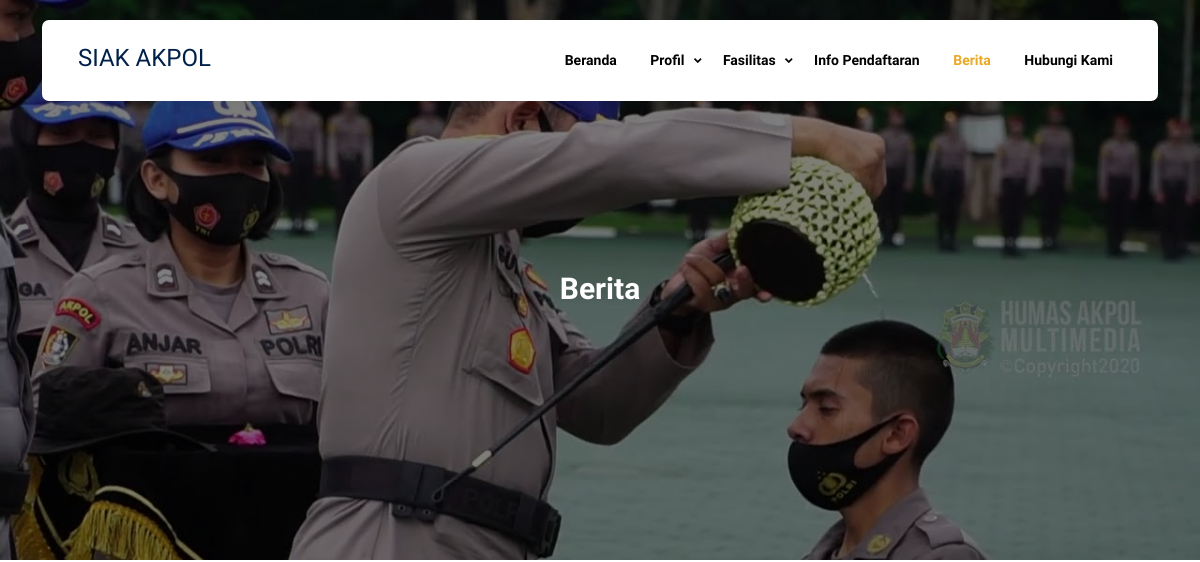
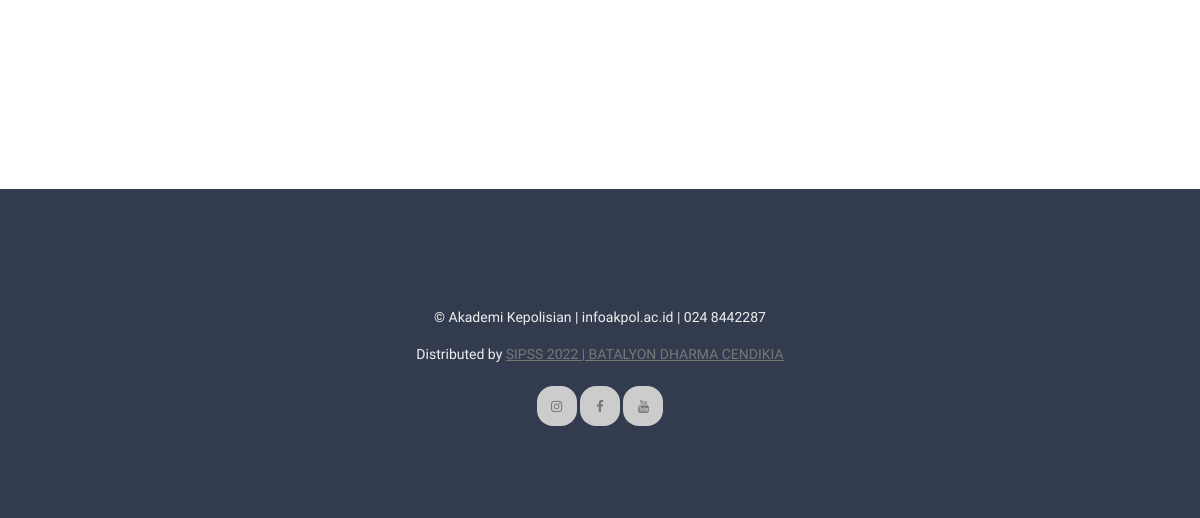
The app's page /index.php/berita, older data (2 pictures, top to bottom).
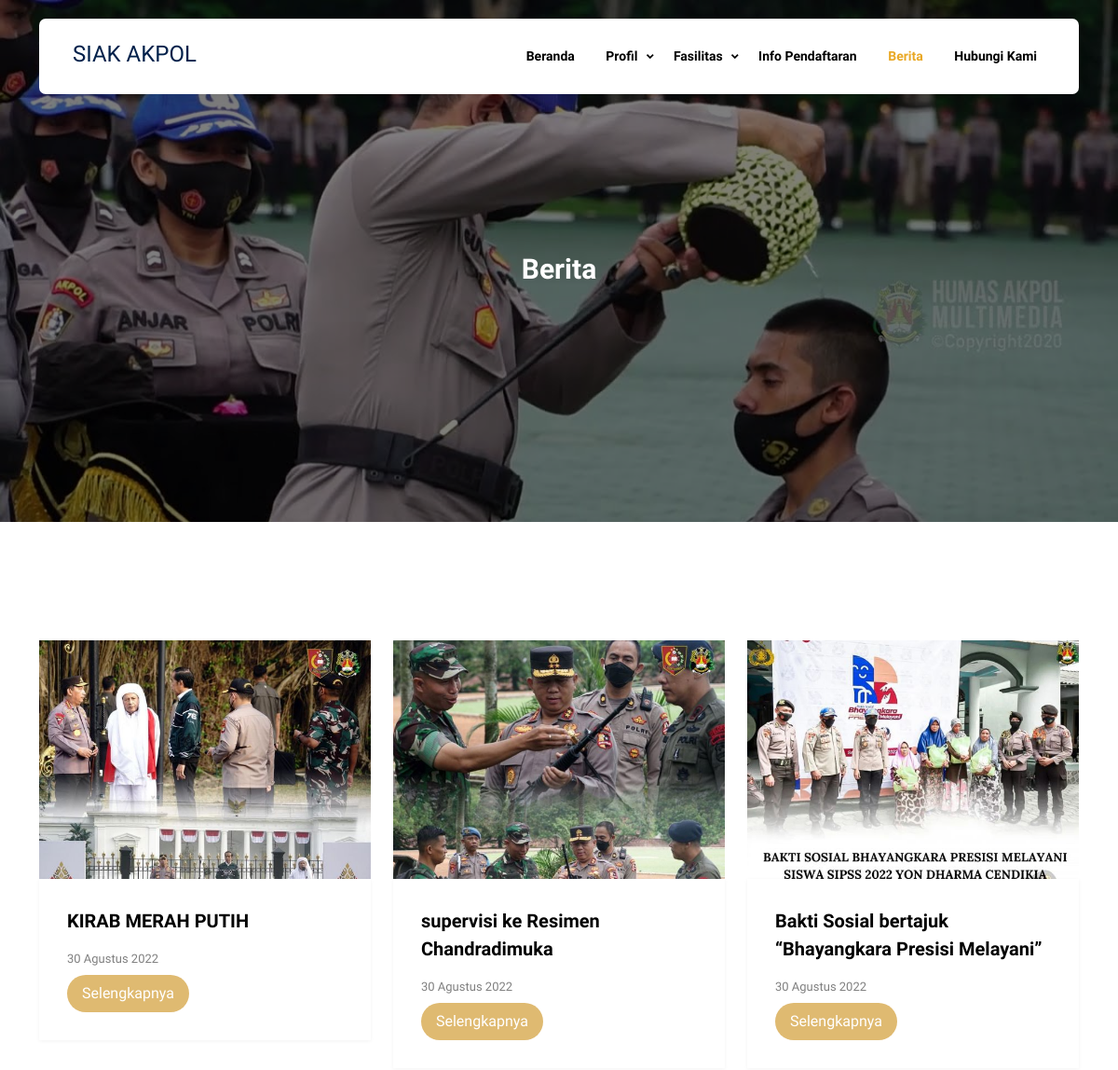
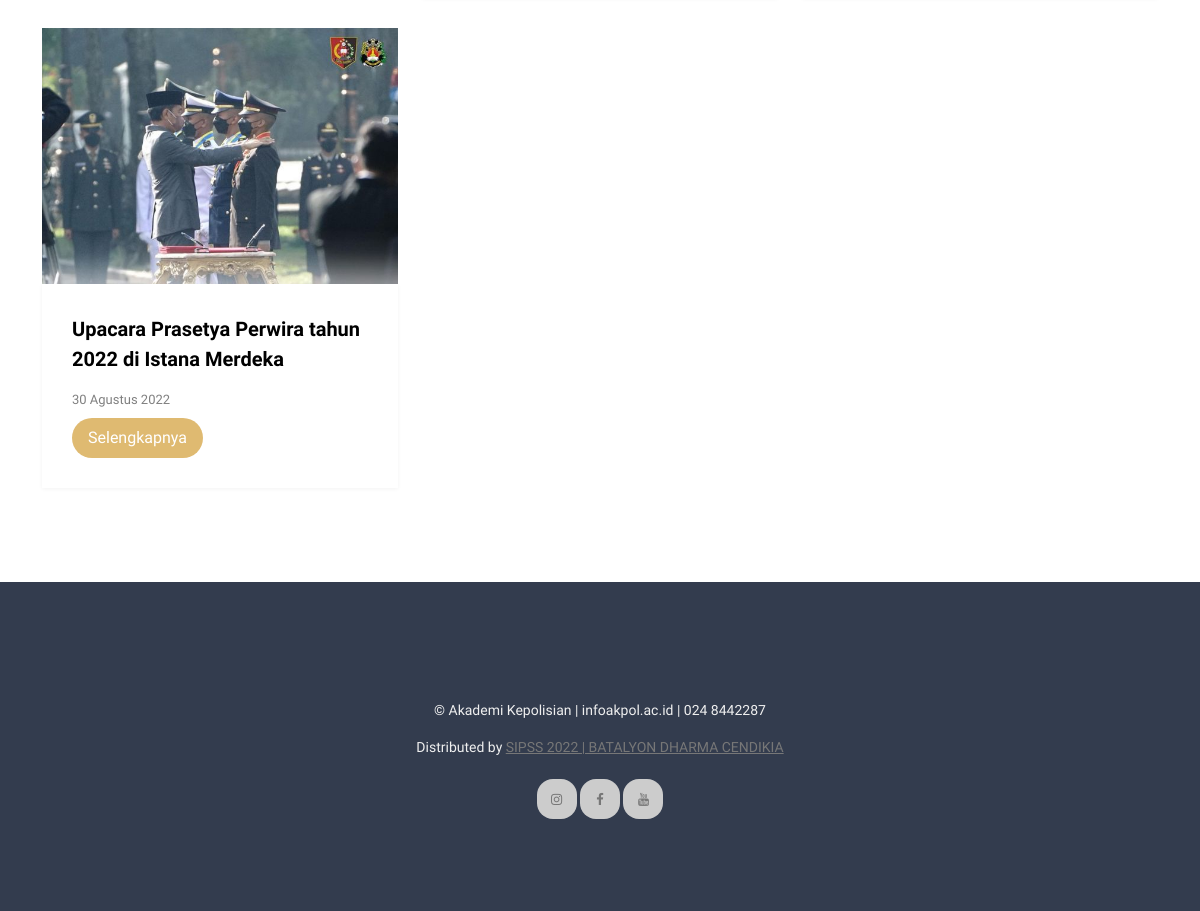
The same page, newer data (2 pictures, top to bottom).
### tables this page shows
CREATE TABLE `berita` (
  `id` int(11) NOT NULL,
  `judul` varchar(300) NOT NULL,
  `isi` text NOT NULL,
  `img_cover` varchar(300) NOT NULL,
  `created_at` timestamp NOT NULL DEFAULT current_timestamp() ON UPDATE current_timestamp()
);

### application/views/user/layout/wrapper.php (called while the page is built)
<?php
require_once('head.php');
require_once('header.php');
require_once('content.php');
require_once('footer.php');
?>

### application/controllers/Berita.php (called while the page is built, shortened)
<?php
class Berita extends CI_Controller {
	function __construct(){
        $this->load->model('M_fasilitas');
        $this->load->model('M_berita');
    }
	public function index()
	{
		$data = array(	'title'		=> 'Berita',
						'active'	=> 'Berita',
						'isi'		=> 'user/berita/list',
						'fas' 		=> $this->M_fasilitas->tampil_fasilitas(),
						'jum'		=> $this->M_berita->jum(),
						'data'		=> $this->M_berita->tampilData());
		$this->load->view('user/layout/wrapper', $data, FALSE);
	}
}

### index.php (called while the page is built, shortened)
<?php
require_once BASEPATH.'core/CodeIgniter.php';

### application/views/user/layout/content.php (called while the page is built)
<?php
  if ($isi) {
    $this->load->view($isi);
  }
?>

### application/models/M_fasilitas.php (called while the page is built, shortened)
<?php
class M_fasilitas extends CI_Model {
   function tampil_fasilitas(){
    return $this->db->query('SELECT * FROM fasilitas')->result_array();
   }
}

### application/models/M_berita.php (called while the page is built, shortened)
<?php
class M_berita extends CI_Model {
   function tampilData(){
        return $this->db->query('SELECT * FROM berita')->result_array();
   }
   function jum()
   {
       return $this->db->get('berita')->num_rows();
   }
}

### application/helpers/tanggalindo_helper.php (called while the page is built, shortened)
<?php  if ( ! defined('BASEPATH')) exit('No direct script access allowed');
    if ( ! function_exists('tgl_indo'))
    {
        function date_indo($tgl)
        {
            $ubah = gmdate($tgl, time()+60*60*8);
            $pecah = explode("-",$ubah);
            $tanggal = $pecah[2];
            $bulan = bulan($pecah[1]);
            $tahun = $pecah[0];
            return $tanggal.' '.$bulan.' '.$tahun;
        }
    }
    if ( ! function_exists('bulan'))
    {
        function bulan($bln)
        {
            switch ($bln)
            {
                case 8:
                    return "Agustus";
                    break;
            }
        }
    }

### application/views/user/berita/list.php (the view, shortened to what this page needs)
<div
      class="hero page-inner overlay"
      style="background-image: url('<?= base_url() ?>assets/image/aa.jpg')"
    >
      <div class="container">
        <div class="row justify-content-center align-items-center">
          <div class="col-lg-9 text-center mt-5">
            <h1 class="heading" data-aos="fade-up">Berita</h1>
          </div>
        </div>
      </div>
    </div>
    <br><br><br>
    <div class="section section-properties">
      <div class="container">
        <div class="row">
          <?php foreach ($data as $berita ): ?>
            <?php
              $split   = explode(' ', $berita['created_at']);
              $tglpost = $split[0];
              $judul = substr($berita['judul'], 0, );
            ?>
            <div class="col-xs-12 col-sm-6 col-md-6 col-lg-4">
            <div class="property-item mb-30" >
              <a href="<?= base_url()?>berita/detail/<?= $berita['id'] ?>" class="img">
                <img src="<?= base_url() ?>/assets/backend/upload/<?= $berita['img_cover'] ?>" alt="Image" class="img-fluid" />
              </a>
              <div class="property-content">
                <div>
                  <span class="city d-block mb-3"><?= $judul ?></span>
                  <span class="d-block mb-2 text-black-50"
                    ><?= date_indo($tglpost) ?></span
                  >
                  <a
                    href="<?= base_url() ?>berita/detail/<?= $berita['id'] ?>"
                    class="btn btn-primary py-2 px-3"
                    >Selengkapnya</a
                  >
                </div>
              </div>
            </div>
          </div>
          <?php endforeach ?>
        </div>
      </div>
    </div>

### application/views/user/layout/head.php (shortened to what this page needs)
<!DOCTYPE html>
<html lang="en">
  <head>
    <link rel="stylesheet" href="<?php echo base_url() ?>assets/user/fonts/icomoon/style.css" />
    <link rel="stylesheet" href="<?php echo base_url() ?>assets/user/fonts/flaticon/font/flaticon.css" />
    <link rel="stylesheet" href="<?php echo base_url() ?>assets/user/css/tiny-slider.css" />
    <link rel="stylesheet" href="<?php echo base_url() ?>assets/user/css/aos.css" />
    <link rel="stylesheet" href="<?php echo base_url() ?>assets/user/css/style.css" />
  </head>
  <body>

### application/views/user/layout/header.php (shortened to what this page needs)
<nav class="site-nav">
  <div class="container">
    <div class="menu-bg-wrap">
      <div class="site-navigation">
        <a href="<?= base_url() ?>" class="logo m-0 float-start"> <img src=""> SIAK AKPOL</a>
        <ul
          class="js-clone-nav d-none d-lg-inline-block text-start site-menu float-end"
        >
          <li class="<?php if($active=='Beranda'){ echo 'active'; } ?>"><a href="<?= base_url() ?>">Beranda</a></li>
          <li class="has-children <?php if($active=='profil'){ echo 'active'; } ?>">
            <a href="properties.html">Profil</a>
          </li>
          <li class="has-children <?php if($active=='fasilitas'){ echo 'active'; } ?>">
            <a href="properties.html">Fasilitas</a>
          </li>
          <li class="<?php if($active=='Login'){ echo 'active'; } ?>"><a href="https://penerimaan.polri.go.id/">Info Pendaftaran</a></li>
          <li class="<?php if($active=='Berita'){ echo 'active'; } ?>"><a href="<?= base_url() ?>berita">Berita</a></li>
          <li class="<?php if($active=='hubungi'){ echo 'active'; } ?>"><a href="<?= base_url() ?>hubungi">Hubungi Kami</a></li>
        </ul>
      </div>
    </div>
  </div>
</nav>

### application/views/user/layout/footer.php (shortened to what this page needs)
<div class="site-footer">
      <div class="container">
        <div class="row mt-5">
          <div class="col-12 text-center">
            <p>
               &copy;
              Akademi Kepolisian  |   infoakpol.ac.id   | 024 8442287
            </p>
            <div>
              Distributed by
              <a href="https://www.instagram.com/sipss.2022/" target="_blank">SIPSS 2022 | BATALYON DHARMA CENDIKIA</a>
            </div>
            <br>
            <ul class="list-unstyled social">
                <li>
                  <a href="https://www.instagram.com/humas_akpol/" target="_blank"><span class="icon-instagram"></span></a>
                </li>
                <li>
                  <a href="https://www.facebook.com/Akademi-Kepolisian-42990026073/" target="_blank"><span class="icon-facebook"></span></a>
                </li>
                <li>
                  <a href="https://www.youtube.com/c/humasakpol"><span class="icon-youtube" target="_blank"></span></a>
                </li>
              </ul>
          </div>
        </div>
      </div>
    </div>
  </body>
</html>

Row changes from the older to the newer data that the page shows:
added berita: img_cover (picture), judul "KIRAB MERAH PUTIH", created_at "30 Agustus 2022"
added berita: img_cover (picture), judul "supervisi ke Resimen Chandradimuka", created_at "30 Agustus 2022"
added berita: img_cover (picture), judul "Bakti Sosial bertajuk “Bhayangkara Presisi Melayani”", created_at "30 Agustus 2022"
added berita: img_cover (picture), judul "Upacara Prasetya Perwira tahun 2022 di Istana Merdeka", created_at "30 Agustus 2022"
